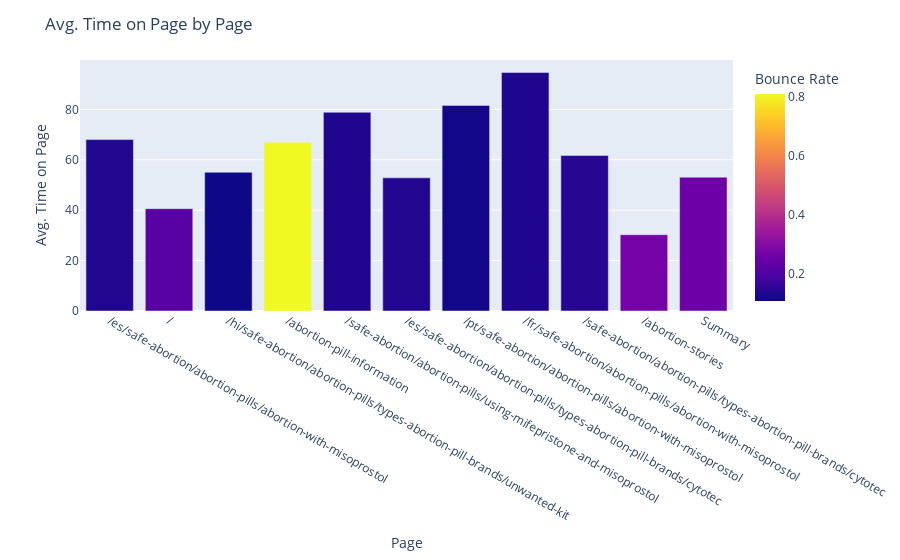

Here is the notebook cell this chart was saved with:
### Code cell
fig = px.bar(page_visits, x="Page", y="Avg. Time on Page", color="Bounce Rate", barmode="group",
             hover_data=["Unique Page Views", "Page Views","Entrances","Bounce Rate", "% Exit"])

fig.update_layout(yaxis_title="Avg. Time on Page", title="Avg. Time on Page by Page")
fig.show()

### Figure 1 — Plotly figure (JSON) as saved in the notebook; plotly's stock layout.template omitted (floating-point values rounded to 4 significant figures)
{"data": [{"alignmentgroup": "True", "customdata": [[104666, 213211, 93371, 0.1342, 0.4391], [112562, 206788, 85384, 0.2181, 0.2847], [92092, 194308, 86218, 0.1073, 0.4427], [134952, 158841, 132388, 0.8105, 0.8212], [70847, 141541, 59482, 0.1336, 0.4242], [63550, 128003, 60635, 0.136, 0.4714], [59049, 121122, 48978, 0.1153, 0.4033], [56786, 119307, 49739, 0.1319, 0.4138], [57769, 117422, 53866, 0.1427, 0.4567], [53746, 113428, 41177, 0.2708, 0.4738], [2410296, 4483719, 1730726, 0.2551, 0.386]], "hovertemplate": "Page=%{x}<br>Avg. Time on Page=%{y}<br>Unique Page Views=%{customdata[0]}<br>Page Views=%{customdata[1]}<br>Entrances=%{customdata[2]}<br>Bounce Rate=%{marker.color}<br>% Exit=%{customdata[4]}<extra></extra>", "legendgroup": "", "marker": {"color": [0.1342, 0.2181, 0.1073, 0.8105, 0.1336, 0.136, 0.1153, 0.1319, 0.1427, 0.2708, 0.2551], "coloraxis": "coloraxis", "pattern": {"shape": ""}}, "name": "", "offsetgroup": "", "orientation": "v", "showlegend": false, "textposition": "auto", "type": "bar", "x": ["/es/safe-abortion/abortion-pills/abortion-with-misoprostol", "/", "/hi/safe-abortion/abortion-pills/types-abortion-pill-brands/unwanted-kit", "/abortion-pill-information", "/safe-abortion/abortion-pills/using-mifepristone-and-misoprostol", "/es/safe-abortion/abortion-pills/types-abortion-pill-brands/cytotec", "/pt/safe-abortion/abortion-pills/abortion-with-misoprostol", "/fr/safe-abortion/abortion-pills/abortion-with-misoprostol", "/safe-abortion/abortion-pills/types-abortion-pill-brands/cytotec", "/abortion-stories", "Summary"], "xaxis": "x", "y": [68.01, 40.62, 55.05, 66.96, 78.85, 52.83, 81.58, 94.61, 61.72, 30.29, 53.09], "yaxis": "y"}], "layout": {"barmode": "group", "coloraxis": {"colorbar": {"title": {"text": "Bounce Rate"}}, "colorscale": [[0, "#0d0887"], [0.1111, "#46039f"], [0.2222, "#7201a8"], [0.3333, "#9c179e"], [0.4444, "#bd3786"], [0.5556, "#d8576b"], [0.6667, "#ed7953"], [0.7778, "#fb9f3a"], [0.8889, "#fdca26"], [1, "#f0f921"]]}, "legend": {"tracegroupgap": 0}, "margin": {"t": 60}, "title": {"text": "Avg. Time on Page by Page"}, "xaxis": {"anchor": "y", "domain": [0, 1], "title": {"text": "Page"}}, "yaxis": {"anchor": "x", "domain": [0, 1], "title": {"text": "Avg. Time on Page"}}}}
